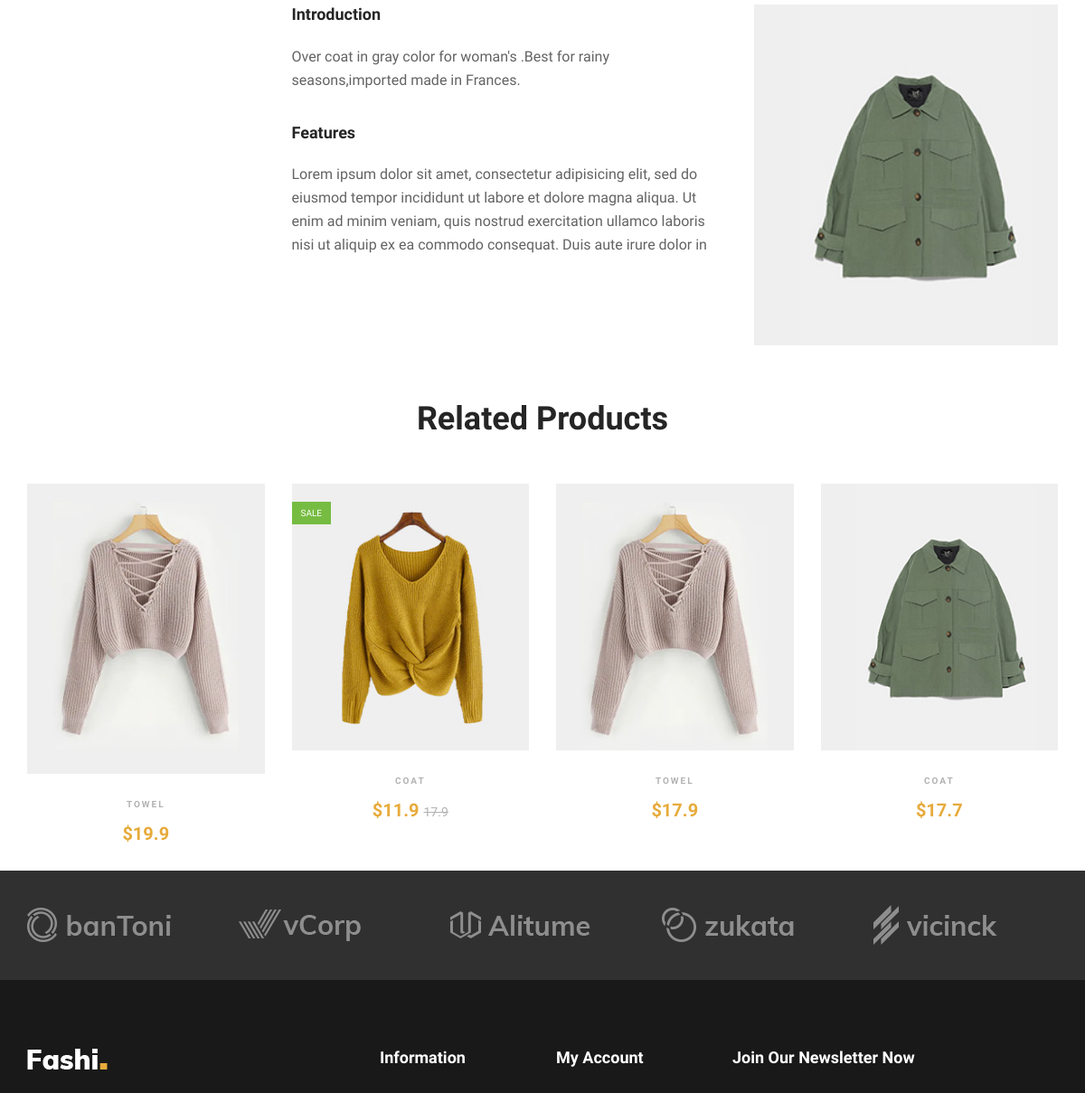
The page /product/5 (middle part) on the database as committed earlier.
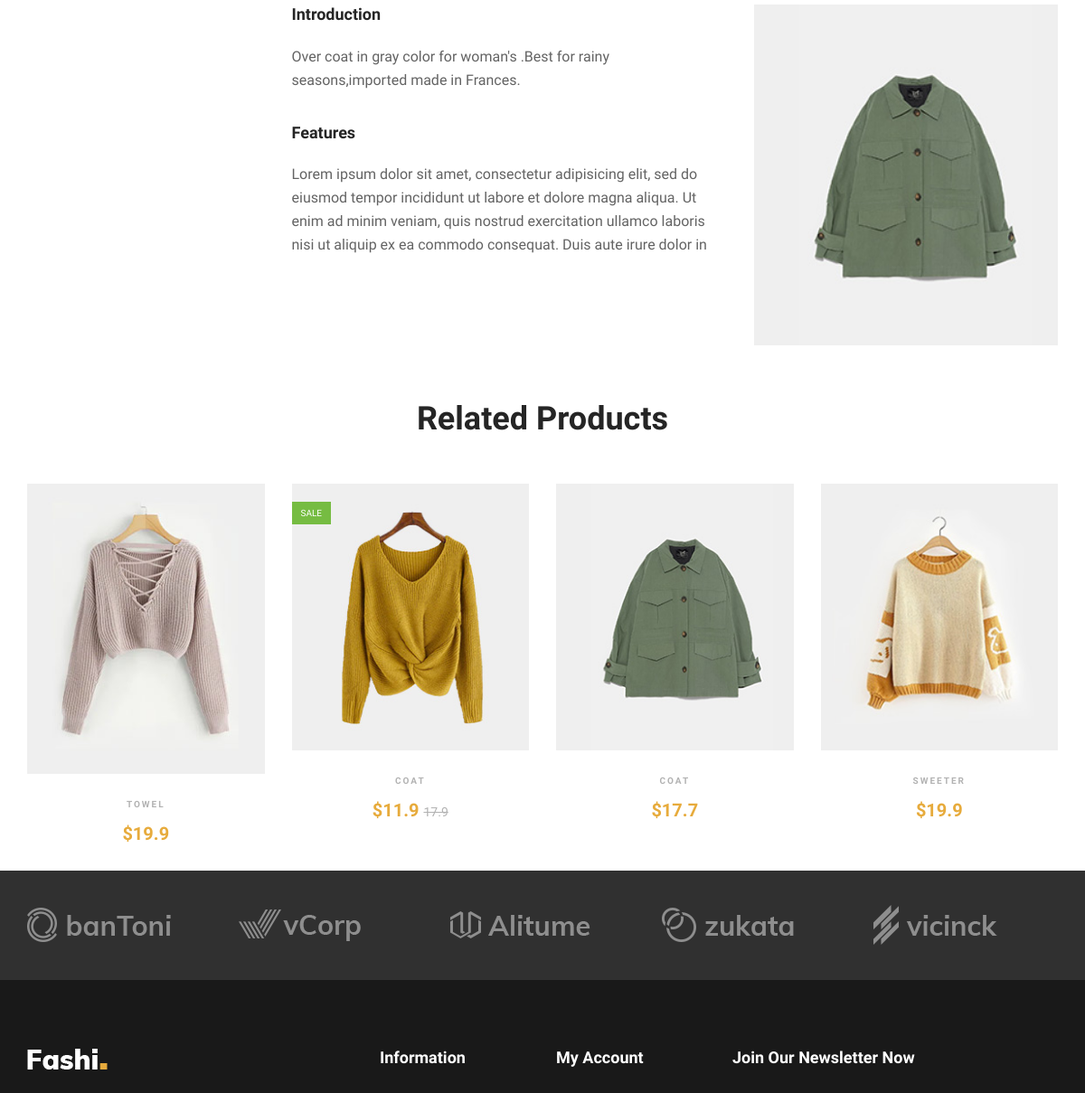
The same page on the database as committed later.
### Home/models.py (models this page shows, shortened)
class Item(models.Model):
    item_id = models.AutoField(primary_key=True)
    item_category = models.ForeignKey(Product,on_delete=models.CASCADE)
    item_subCategory = models.CharField(max_length=30)
    item_name = models.CharField(max_length=30,default='')
    item_titile = models.CharField(max_length=30)
    item_FrashPricse = models.FloatField(max_length=30)
    item_Discount_pricse = models.FloatField(max_length=30,default=0.00)
    item_discription = models.TextField()
    item_image = models.ImageField()
    item_quantity = models.IntegerField()
    item_weight = models.FloatField(default=1.0,help_text="In KG")
    item_publishDate = models.DateTimeField()
    small = models.BooleanField(default=False)
    extra_samll = models.BooleanField(default=False)
    medium = models.BooleanField(default=True)
    large = models.BooleanField(default=False)
    extra_large = models.BooleanField(default=False)
    item_color1 = ColorField(default='#FF0000')
    item_color2 = ColorField(null=True)
    item_color3 = ColorField(null=True)
    item_zoom_pic1 = models.ImageField(blank=True)
    item_zoom_pic2 = models.ImageField(blank=True)
    item_zoom_pic3 = models.ImageField(blank=True)
    item_coupen = models.ManyToManyField(Coupen)

### Home/views.py (the view)
# urls.py: path('product/<int:pid>',views.Product_view,name='productpage'),
def Product_view(request,pid):
    pdt = Item.objects.filter(item_id=pid)
    ctg = pdt[0].item_subCategory
    relative_pdt = Item.objects.all()
    search_realted = Search_pdt(relative_pdt,ctg)
    send_ex = []
    send_ex.append(pdt[0].item_zoom_pic1)
    send_ex.append(pdt[0].item_zoom_pic2)
    send_ex.append(pdt[0].item_zoom_pic3)
    comments = ItemComment.objects.filter(post=pid)
    send_pdt = {"product":pdt[0],'realted_products':search_realted,'id':pid, 'item_zoom_pic':send_ex,'comments':comments}
    return render(request,'home/product.html',send_pdt)

### Home/models.py (called while the page is built)
    def __str__(self):
        return self.product_category

### Home/views.py (called while the page is built)
def Search_pdt(pdt,ctg):
    related = []
    for pos,p in enumerate(pdt):
        if  ctg == p.item_subCategory:
            related.append(p)
        if pos == 4:
            break
    return related

### templates/home/product.html (shortened to what this page needs)
{% extends 'basic.html' %} {% block body %}
<body>
    <section class="product-shop spad page-details">
        <div class="container">
            <div class="row">
                <div class="col-lg-3">
                </div>
                <div class="col-lg-9">
                    <div class="product-tab">
                        <div class="tab-item-content">
                            <div class="tab-content">
                                <div class="tab-pane fade-in active" id="tab-1" role="tabpanel">
                                    <div class="product-content">
                                        <div class="row">
                                            <div class="col-lg-7">
                                                <h5>Introduction</h5>
                                                <p>{{product.item_discription}} </p>
                                                <h5>Features</h5>
                                                <p>Lorem ipsum dolor sit amet, consectetur adipisicing elit, sed do eiusmod tempor incididunt ut labore et dolore magna aliqua. Ut enim ad minim veniam, quis nostrud exercitation ullamco laboris nisi ut aliquip
                                                    ex ea commodo consequat. Duis aute irure dolor in </p>
                                            </div>
                                            <div class="col-lg-5">
                                                <img src="/media/{{product.item_image}}" id='productimag' alt="">
                                            </div>
                                        </div>
                                    </div>
                                </div>
                            </div>
                        </div>
                    </div>
                </div>
            </div>
        </div>
    </section>
    {% if realted_products %}
    <div class="related-products spad">
        <div class="container">
            <div class="row">
                <div class="col-lg-12">
                    <div class="section-title">
                        <h2>Related Products</h2>
                    </div>
                </div>
            </div>
            <div class="row">
                {% for item in realted_products %}
                <div class="col-lg-3 col-sm-6">
                    <div class="product-item">
                        <div class="pi-pic">
                            <img src="/media/{{item.item_image}}" alt=""> {% if item.item_Discount_pricse != 0.0 %}
                            <div class="sale">Sale</div>
                            {% endif %}
                        </div>
                        <div class="pi-text">
                            <div class="catagory-name">{{item.item_name}}</div>
                            {% if item.item_Discount_pricse != 0.0 %}
                            <div class="product-price">
                                ${{item.item_Discount_pricse}}
                                <span>{{item.item_FrashPricse}}</span>
                            </div>
                            {% else %}
                            <div class="product-price">
                                ${{item.item_FrashPricse}}
                            </div>
                            {% endif %}
                        </div>
                    </div>
                </div>
                {% endfor %}
            </div>
        </div>
        {% endif %}
</body>
{% endblock %}

Rows that differ between the two databases and show on the page:
removed Item: item_image (picture), item_name "TOWEL", item_FrashPricse "17.9"
now on this page (row unchanged): Item: item_image (picture), item_name "SWEETER", item_FrashPricse "19.9"
